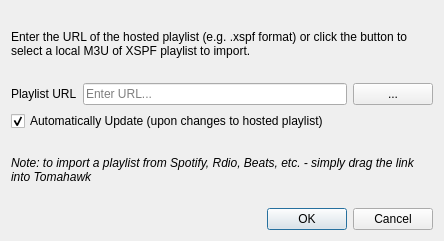
<?xml version="1.0" encoding="UTF-8"?>
<ui version="4.0">
 <class>LoadXSPF</class>
 <widget class="QDialog" name="LoadXSPF">
  <property name="geometry">
   <rect>
    <x>0</x>
    <y>0</y>
    <width>444</width>
    <height>241</height>
   </rect>
  </property>
  <property name="windowTitle">
   <string>Load XSPF</string>
  </property>
  <layout class="QVBoxLayout" name="verticalLayout">
   <item>
    <widget class="QLabel" name="helperText">
     <property name="text">
      <string>Enter the URL of the hosted playlist (e.g. .xspf format) or click the button to select a local M3U of XSPF playlist to import.</string>
     </property>
     <property name="wordWrap">
      <bool>true</bool>
     </property>
    </widget>
   </item>
   <item>
    <layout class="QHBoxLayout" name="horizontalLayout">
     <item>
      <widget class="QLabel" name="label">
       <property name="text">
        <string>Playlist URL</string>
       </property>
      </widget>
     </item>
     <item>
      <widget class="QLineEdit" name="lineEdit">
       <property name="placeholderText">
        <string>Enter URL...</string>
       </property>
      </widget>
     </item>
     <item>
      <widget class="QPushButton" name="navigateButton">
       <property name="sizePolicy">
        <sizepolicy hsizetype="Minimum" vsizetype="Fixed">
         <horstretch>0</horstretch>
         <verstretch>0</verstretch>
        </sizepolicy>
       </property>
       <property name="text">
        <string>...</string>
       </property>
      </widget>
     </item>
    </layout>
   </item>
   <item>
    <widget class="QCheckBox" name="autoUpdate">
     <property name="text">
      <string>Automatically Update (upon changes to hosted playlist)</string>
     </property>
     <property name="checked">
      <bool>true</bool>
     </property>
    </widget>
   </item>
   <item>
    <widget class="QLabel" name="label_2">
     <property name="font">
      <font>
       <italic>true</italic>
      </font>
     </property>
     <property name="text">
      <string>Note: to import a playlist from Spotify, Rdio, Beats, etc. - simply drag the link into Tomahawk</string>
     </property>
     <property name="wordWrap">
      <bool>true</bool>
     </property>
    </widget>
   </item>
   <item>
    <widget class="QDialogButtonBox" name="buttonBox">
     <property name="orientation">
      <enum>Qt::Horizontal</enum>
     </property>
     <property name="standardButtons">
      <set>QDialogButtonBox::Cancel|QDialogButtonBox::Ok</set>
     </property>
    </widget>
   </item>
  </layout>
 </widget>
 <resources/>
 <connections>
  <connection>
   <sender>buttonBox</sender>
   <signal>accepted()</signal>
   <receiver>LoadXSPF</receiver>
   <slot>accept()</slot>
   <hints>
    <hint type="sourcelabel">
     <x>248</x>
     <y>254</y>
    </hint>
    <hint type="destinationlabel">
     <x>157</x>
     <y>274</y>
    </hint>
   </hints>
  </connection>
  <connection>
   <sender>buttonBox</sender>
   <signal>rejected()</signal>
   <receiver>LoadXSPF</receiver>
   <slot>reject()</slot>
   <hints>
    <hint type="sourcelabel">
     <x>316</x>
     <y>260</y>
    </hint>
    <hint type="destinationlabel">
     <x>286</x>
     <y>274</y>
    </hint>
   </hints>
  </connection>
 </connections>
</ui>
